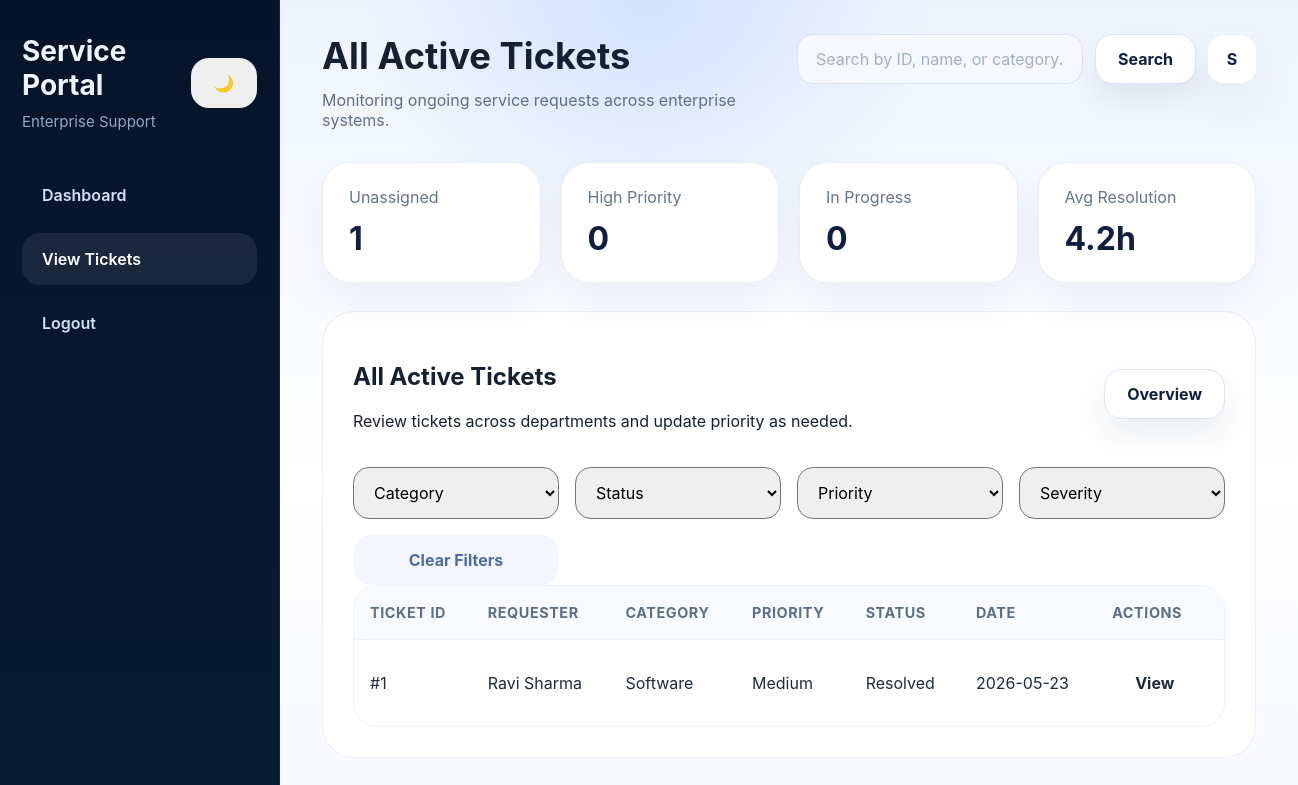
/it/manage (signed in), run on an earlier commit of the app's database.
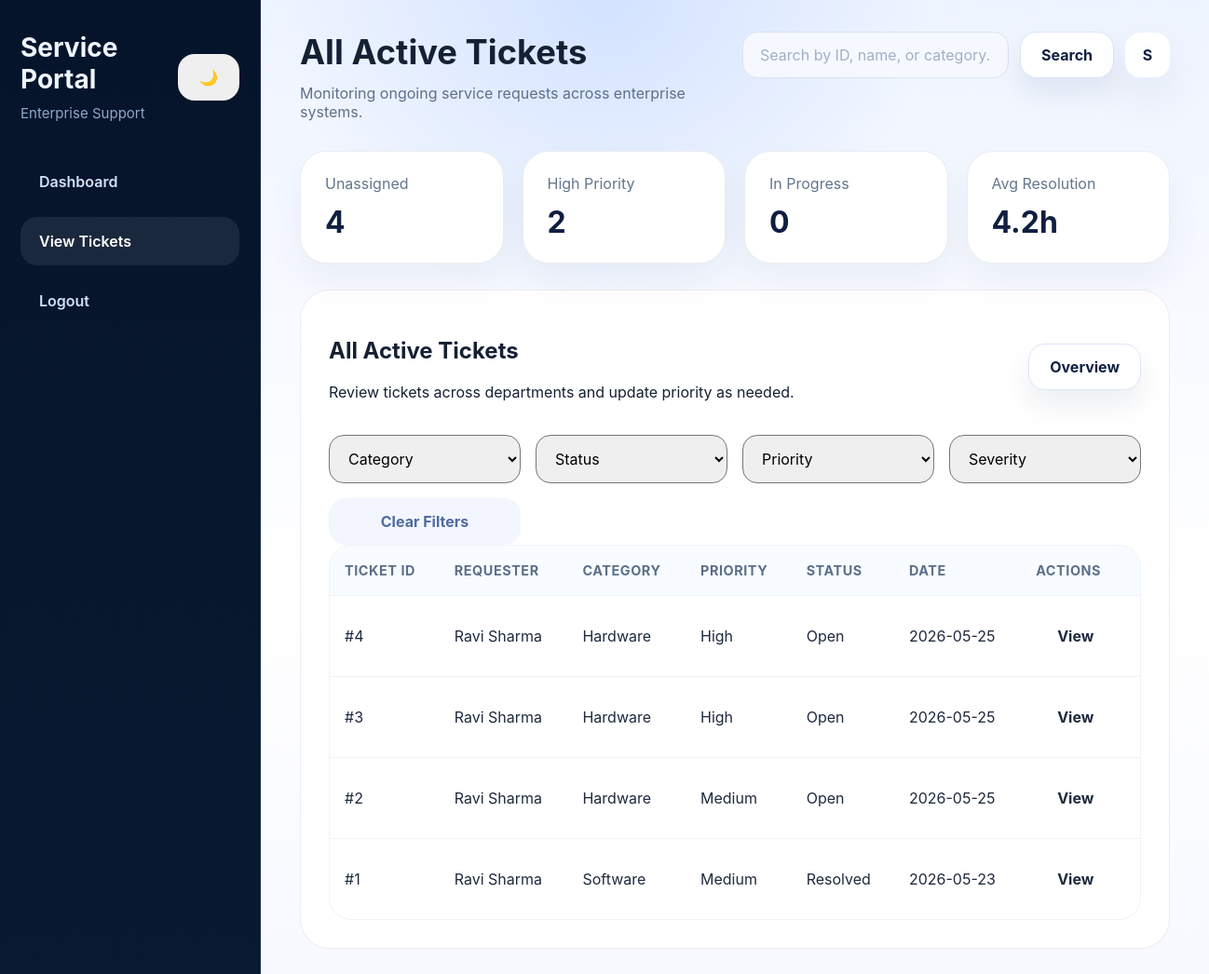
And on a later commit of the database.
### tables this page shows
CREATE TABLE tickets (
    id INTEGER PRIMARY KEY AUTOINCREMENT,
    title TEXT NOT NULL,
    category TEXT NOT NULL,
    priority TEXT NOT NULL,
    severity TEXT NOT NULL,
    description TEXT NOT NULL,
    status TEXT NOT NULL DEFAULT 'Open',
    employee_id INTEGER NOT NULL,
    assigned_to INTEGER,
    created_at TEXT NOT NULL,
    updated_at TEXT NOT NULL,
    resolution_notes TEXT,
    FOREIGN KEY(employee_id) REFERENCES users(id),
    FOREIGN KEY(assigned_to) REFERENCES users(id)
);

CREATE TABLE users (
    id INTEGER PRIMARY KEY AUTOINCREMENT,
    username TEXT NOT NULL UNIQUE,
    password TEXT NOT NULL,
    fullname TEXT NOT NULL,
    role TEXT NOT NULL CHECK(role IN ('employee','it'))
, email TEXT, department TEXT);

### app.py (the view)
        def decorated_view(*args, **kwargs):
            if g.user is None:
                return redirect(url_for('login'))
            if role and g.user['role'] != role:
                flash('Access denied for your role.', 'warning')
                return redirect(url_for(ROLE_ROUTES[g.user['role']]))
            return fn(*args, **kwargs)

### app.py (called while the page is built)
@app.before_request
def load_logged_in_user():
    user_id = session.get('user_id')
    if user_id is None:
        g.user = None
    else:
        g.user = get_user_by_id(user_id)

def login_required(role=None):
    def wrapper(fn):
        def decorated_view(*args, **kwargs):
            if g.user is None:
                return redirect(url_for('login'))
            if role and g.user['role'] != role:
                flash('Access denied for your role.', 'warning')
                return redirect(url_for(ROLE_ROUTES[g.user['role']]))
            return fn(*args, **kwargs)
        decorated_view.__name__ = fn.__name__
        return decorated_view
    return wrapper

def get_all_it_members():
    from database.models import query_db
    return query_db('SELECT id, fullname FROM users WHERE role = ?', ('it',))

### database/models.py (called while the page is built)
def get_connection():
    conn = sqlite3.connect(DB_PATH)
    conn.row_factory = sqlite3.Row
    return conn

def query_db(query, args=(), one=False):
    conn = get_connection()
    cur = conn.execute(query, args)
    rv = cur.fetchall()
    conn.commit()
    conn.close()
    return (rv[0] if rv else None) if one else rv

### templates/manage_tickets.html (shortened to what the changed rows need)
<!DOCTYPE html>
<html lang="en">
<head>
    <link rel="stylesheet" href="{{ url_for('static', filename='css/style.css') }}">
</head>
<body>
    <div class="layout-shell">
        <aside class="sidebar">
            <div class="brand">
                <div style="display:flex; justify-content:space-between; align-items:center; width:100%;">
                    <div>
                        <h2>Service Portal</h2>
                    </div>
                </div>
            </div>
        </aside>
        <main class="content">
            <div class="header-top">
                <div class="topbar-left">
                    <h1>All Active Tickets</h1>
                </div>
            </div>
            <section class="dashboard-grid">
                <div class="stat-card">
                    <span>Unassigned</span>
                    <strong>{{ tickets|selectattr('assigned_to','equalto',None)|list|length }}</strong>
                </div>
                <div class="stat-card">
                    <span>High Priority</span>
                    <strong>{{ tickets|selectattr('priority','equalto','High')|list|length }}</strong>
                </div>
            </section>
            <section class="panel">
                <div class="ticket-list-header">
                    <div>
                        <h2>All Active Tickets</h2>
                    </div>
                </div>
                <div class="table-wrapper">
                    <table>
                        <thead>
                            <tr>
                                <th>TICKET ID</th>
                                <th>REQUESTER</th>
                                <th>CATEGORY</th>
                                <th>PRIORITY</th>
                                <th>STATUS</th>
                                <th>DATE</th>
                                <th>ACTIONS</th>
                            </tr>
                        </thead>
                        <tbody>
                            {% for ticket in tickets %}
                                <tr>
                                    <td>#{{ ticket['id'] }}</td>
                                    <td>{{ ticket['employee_name'] }}</td>
                                    <td>{{ ticket['category'] }}</td>
                                    <td><span class="status-badge status-{{ ticket['priority']|replace(' ', '-') }}">{{ ticket['priority'] }}</span></td>
                                    <td><span class="status-badge status-{{ ticket['status']|replace(' ', '-') }}">{{ ticket['status'] }}</span></td>
                                    <td>{{ ticket['updated_at'][:10] }}</td>
                                    <td><a href="{{ url_for('it_ticket_detail', ticket_id=ticket['id']) }}" class="button button-small">View</a></td>
                                </tr>
                            {% else %}
                                <tr><td colspan="7" class="empty-row">No tickets match the selected filters.</td></tr>
                            {% endfor %}
                        </tbody>
                    </table>
                </div>
            </section>
        </main>
    </div>
</body>
</html>

What changed in the data, as far as the page shows it:
added tickets: id "4", employee_name "Ravi Sharma", category "Hardware", priority "High", status "Open", updated_at "2026-05-25"
added tickets: id "3", employee_name "Ravi Sharma", category "Hardware", priority "High", status "Open", updated_at "2026-05-25"
added tickets: id "2", employee_name "Ravi Sharma", category "Hardware", priority "Medium", status "Open", updated_at "2026-05-25"
Also different on the page:
{{ tickets|selectattr('assigned_to','equalto',None)|list|length }}: "1" → "4"
{{ tickets|selectattr('priority','equalto','High')|list|length }}: "0" → "2"
